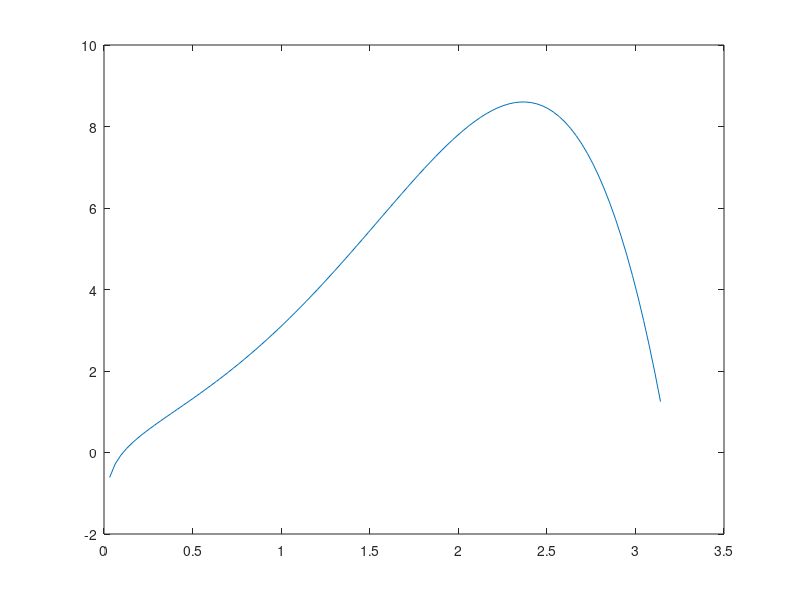

Source code (MATLAB):
clear all
clc

X = 1:10;
n = length(X);
Y = [];

for i = 1:n
    if mod(X(i),2) == 0 % if X(i) is an even number
       Y = [Y X(i)]; 
    end
end

display(X)
display(Y)

%%
clear all
clc

% first method
n = 10;
m = zeros(1,n);
for i = 1:n
    m(i) = 1/i;    
end
S = sum(m(1:end-1))

% second method
n = 10;
temp_sum = 0;
for i = 1:n
    temp_sum = temp_sum + 1/i;
end

S = temp_sum

%%

t = 0:0.01:3;
X1 = sin(t);
X2 = cos(t);

a1 = 1.5;
a2 = 3;
a3 = 1;

c = a1*(X1.^2) + a2*(X2.^2) + a3;


plot(t,c)

[Y, I] = min(c);
t(I)


%%

x = linspace(0,pi,100);
y = sin(x).*exp(x)+log10(3*x)+1./sqrt(2*x+7);

plot(x,y)

%%
M = [1 4 -3; 4 2 0; -3 0 3];
M'*M
inv(M'*M)

inv(M'*M)*M^2





